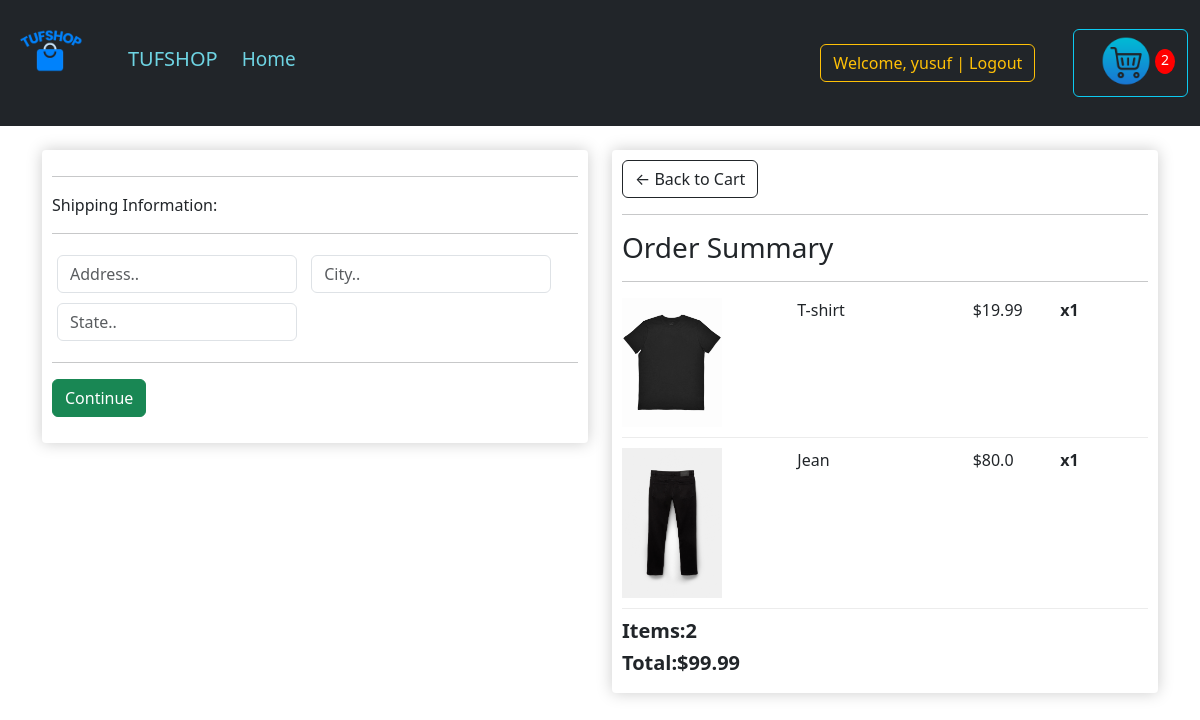
Screenshot of /checkout/ (signed in) with the database file from the repository.
### tufshopapp/models.py (models this page shows, shortened)
class OrderItem(models.Model):
    product=models.ForeignKey(Product,on_delete=models.SET_NULL,blank=True,null=True)
    order=models.ForeignKey(Order,on_delete=models.SET_NULL,blank=True,null=True)
    quantity=models.IntegerField(default=0,null=True,blank=True)
    date_added=models.DateTimeField(auto_now_add=True)
    @property
    def get_total(self):
        total=self.product.price * self.quantity
        return total

class Product(models.Model):
    name=models.CharField(max_length=250,null=True)
    price=models.FloatField()
    description=models.TextField(max_length=500,null=True)
    digital=models.BooleanField(default=False,null=True,blank=False)
    image=models.ImageField(null=True,blank=True)
    @property
    def imageURL(self):
        try:
            url=self.image.url
        except:
            url='static/images/TUFSHOP.png'
        return url

class Order(models.Model):
    customer=models.ForeignKey(Customer,on_delete=models.SET_NULL,blank=True,null=True)
    date_order=models.DateTimeField(auto_now_add=True)
    complete=models.BooleanField(default=False,null=True,blank=False)
    transaction_id=models.CharField(max_length=250,null=True)
    @property
    def get_cart_total(self):
        orderitems=self.orderitem_set.all()
        total=sum([item.get_total for item in orderitems])
        return total
    def get_cart_items(self):
        orderitems=self.orderitem_set.all()
        total=sum([item.quantity for item in orderitems])
        return total
    @property
    def shipping(self):
        shipping = False
        orderitems=self.orderitem_set.all()
        for i in orderitems:
            if i.product.digital==False:
                shipping=True
        return shipping

### tufshopapp/views.py (the view)
# urls.py: path('checkout/',views.checkout,name='checkout'),
def checkout(request):
    if request.user.is_authenticated:
        customer=request.user.customer
        order,created = Order.objects.get_or_create(customer=customer,complete=False)
        items= order.orderitem_set.all()
        cartItems=order.get_cart_items()
    else:
        items =[]
        order={'get_cart_total': 0,'get_cart_items': 0,'shipping':False}
        cartItems = order['get_cart_items']
    context={'items':items,'order':order,'cartItems':cartItems}
    return render(request,'tufshopapp/checkout.html',context)

### tufshopapp/templates/tufshopapp/checkout.html (shortened to what this page needs)
{% extends 'tufshopapp/base.html' %}
{% load static %}
{% block content %}
<div class="row">
    <div class="col-lg-6">
        <div class="box-element" id="form-wrapper">
            <form id="form">
                <div id="shipping-info">
                    <hr>
						<p>Shipping Information:</p>
						<hr>
						<div class="form-field">
							<input class="form-control" type="text" name="address" placeholder="Address..">
						</div>
						<div class="form-field">
							<input class="form-control" type="text" name="city" placeholder="City..">
						</div>
						<div class="form-field">
							<input class="form-control" type="text" name="state" placeholder="State..">
						</div>
                </div>
                <hr>
                <input id="form-button" class="btn btn-success btn-block" type="submit" value="Continue">
            </form>
        </div>
        <br>
    </div>
    <div class="col-lg-6">
        <div class="box-element">
            <a  class="btn btn-outline-dark" href="{% url 'cart' %}">&#x2190; Back to Cart</a>
            <hr>
            <h3>Order Summary</h3>
            <hr>
            {% for item in items %}
            <div class="cart-row">
				<div style="flex:2"><img class="row-image" src="{{item.product.imageURL}}"></div>
				<div style="flex:2"><p>{{item.product.name}}</p></div>
				<div style="flex:1"><p>${{item.product.price}}</p></div>
				<div style="flex:1"><p><strong>x{{item.quantity}}</strong></p></div>
			</div>
            {% endfor %}
            <h5><strong>Items:{{order.get_cart_items}}</strong></h5>
            <h5><strong>Total:${{order.get_cart_total|floatformat:2}}</strong></h5>
        </div>
    </div>
</div>
{% endblock %}

### tufshopapp/templates/tufshopapp/base.html (shortened to what this page needs)
{% load static %}
<html lang="en">
<head>
    <link rel="stylesheet" type="text/css" href="{% static 'css/main.css' %}">
    <link href="https://cdn.jsdelivr.net/npm/bootstrap@5.3.7/dist/css/bootstrap.min.css" rel="stylesheet">
</head>
<body>
        <nav class="navbar navbar-expand-md navbar-dark bg-dark mb-4">
            <a class="navbar-brand" href="{% url 'home' %}">
                <img src="{% static 'images/TUFSHOP.png' %}" width="100" height="100" alt="TUFSHOP">
            </a>
            <div class="container-fluid">
                <h1><a  style="color: rgb(110, 212, 227);" class="navbar-brand" href="{% url 'home' %}">TUFSHOP</a></h1>
                <div class="collapse navbar-collapse" id="navbarCollapse">
                    <ul class="navbar-nav me-auto mb-2 mb-md-0">
                        <li class="nav-item">
                            <h4><a class="nav-link active" style="font-size: 19px; color: rgb(110, 212, 227); " aria-current="page" href="{% url 'home' %}">Home</a></h4>
                        </li>
                    </ul>
                    <div class="form-inline my-2 my-lg-0">
                            {% if user.is_authenticated %}
                                    <a  class="btn btn-outline-warning" href="{% url 'logout' %}">Welcome, {{ user.username }} | Logout</a> &nbsp; &nbsp; &nbsp;
                                {% else %}
                                    <a style="font-size: 18px;" class="btn btn-outline-success" href="{% url 'login' %}">Login</a>
                                    &nbsp;
                                    <a style="font-size: 18px;" class="btn btn-outline-success"   href="{% url 'register' %}">Sign Up</a>
                                {% endif %}
                    </div>
	                <div class="form-inline my-2 my-lg-0">
                        {% if user.is_authenticated %}
	                 	    <a href="{% url 'cart' %}"><button class="btn btn-outline-info">
	                	    	<img style="width: 50px; height: 50px;" id="cart-icon" src="{% static 'images/cart.png' %}">
                                <p id="cart-total">{{cartItems}}</p></button>
	                	    </a>
                        {%endif%}
	                </div>
                </div>
            </div>
        </nav>
        <div class="container">
            {% block content %}
            {% endblock %}
        </div>
</body>
</html>

### static/css/main.css (style rules this page uses)
body { background-color: hsl(0, 0%, 98%); }
h1,h2,h3,h4,h5,h6 { color:hsl(0, 0%, 30%); }
.box-element { box-shadow:hsl(0, 0%, 80%) 0 0 16px; background-color: #fff; border-radius: 4px; padding: 10px; }
.bg-dark { background-color: #388263!important; }
#cart-icon { width:20px; display: inline-block; margin-left: 15px; }
#cart-total { display: inline-block; text-align: center; color:#fff; background-color: red; width: 20px; height: 25px; border-radius: 50%; font-size: 14px; }
.col-lg-4, .col-lg-6, .col-lg-8, .col-lg-12 { margin-top: 10px; }
.btn { border-radius: 0; }
.row-image { width: 100px; }
.form-field { width:250px; display: inline-block; padding: 5px; }
.cart-row { display: flex; align-items: flex-stretch; padding-bottom: 10px; margin-bottom: 10px; border-bottom: 1px solid #ececec; }

### rows the page displays
OrderItem: product.imageURL (picture), product.name "T-shirt", product.price "19.99", quantity "1"
OrderItem: product.imageURL (picture), product.name "Jean", product.price "80.0", quantity "1"
Order: get_cart_items "2", get_cart_total "99.99"

### other values shown
{{ user.username }} "yusuf"
{{ cartItems }} "2"
